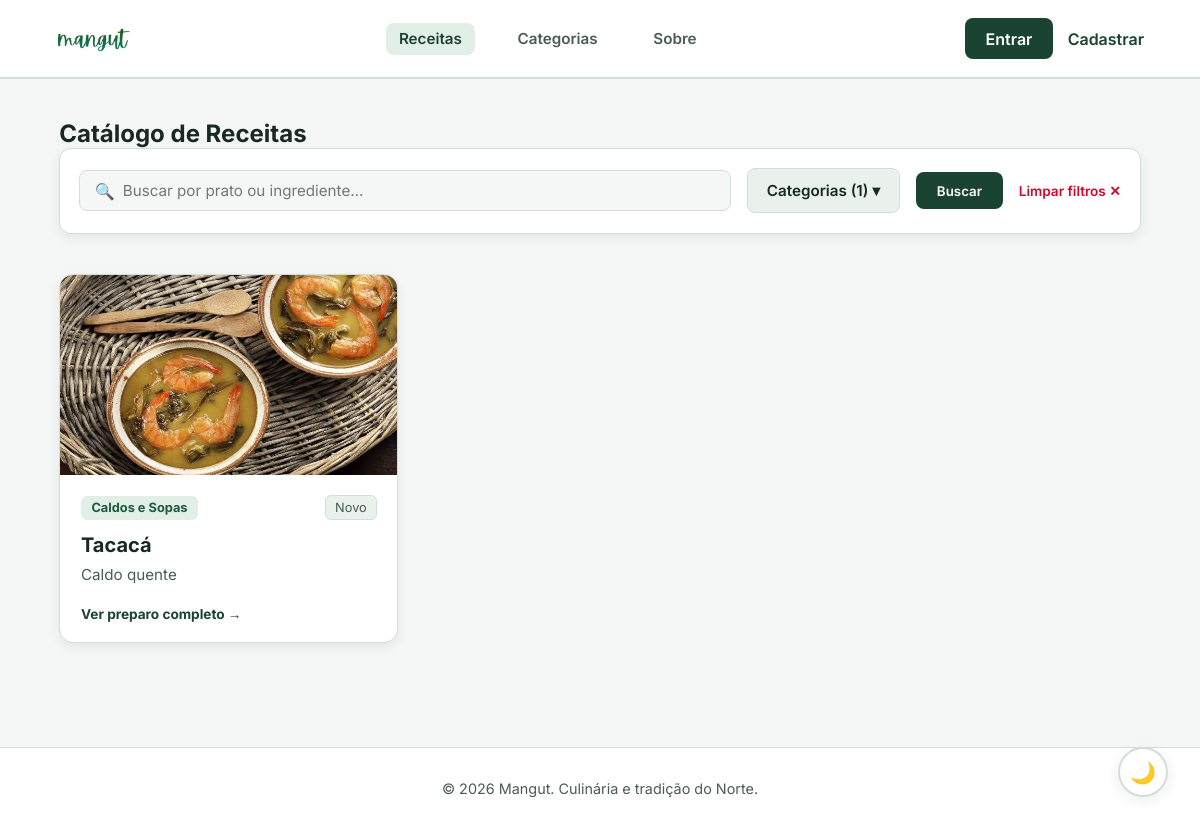
Page /receitas?categoria=1 on the earlier database version.
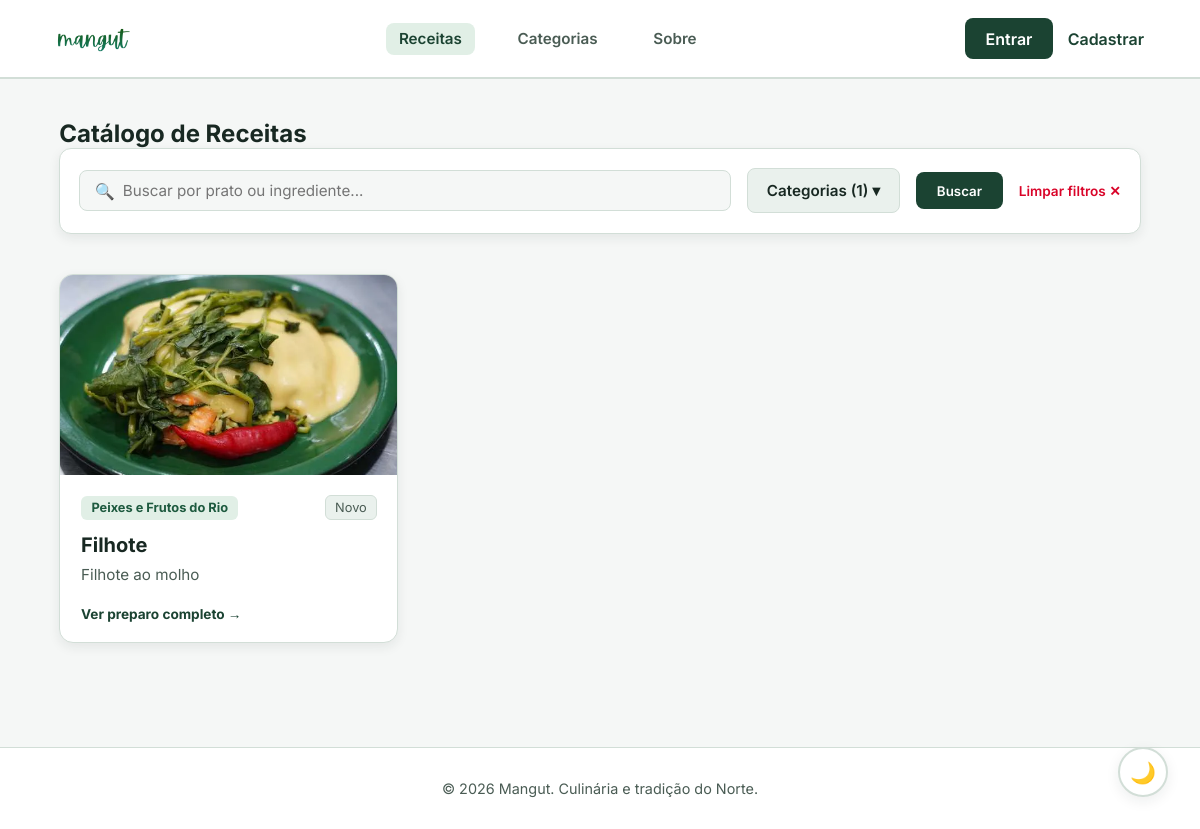
Same page on the later database version.
### app/models.py (models this page shows)
class Receita(db.Model):
    __tablename__ = 'receitas'
    idreceitas = db.Column(db.Integer, primary_key=True)
    nome = db.Column(db.String(100), nullable=False)
    descricao = db.Column(db.Text, nullable=False)
    lista_ingredientes = db.Column(db.Text, nullable=False)
    modo_preparo = db.Column(db.Text, nullable=False)
    imagem_url = db.Column(db.String(255), nullable=True)
    categoria_idcategoria = db.Column(db.Integer, db.ForeignKey('categoria.idcategoria'), nullable=False)
    gastronomos_idgastronomos = db.Column(db.Integer, db.ForeignKey('gastronomos.idgastronomos'), nullable=False)
    categoria_rel = db.relationship('Categoria', back_populates='receitas')
    autor = db.relationship('Gastronomo', back_populates='receitas')
    avaliacoes = db.relationship('AvaliacaoReceita', back_populates='receita', lazy=True, cascade='all, delete-orphan')

class Categoria(db.Model):
    __tablename__ = 'categoria'
    idcategoria = db.Column(db.Integer, primary_key=True)
    nome = db.Column(db.String(50), nullable=False)
    receitas = db.relationship('Receita', back_populates='categoria_rel', lazy=True)

### app/routes.py (the view)
@main.route('/receitas')
def catalogo_receitas():
    query = request.args.get('q', '').strip()
    categorias_selecionadas = request.args.getlist('categoria', type=int)
    consulta = Receita.query
    if categorias_selecionadas:
        consulta = consulta.filter(Receita.categoria_idcategoria.in_(categorias_selecionadas))
    if query:
        consulta = consulta.filter(
            (Receita.nome.ilike(f'%{query}%')) |
            (Receita.lista_ingredientes.ilike(f'%{query}%'))
        )
    receitas_formatadas = formatar_receitas(consulta)
    todas_categorias = Categoria.query.all()
    return render_template(
        'receitas.html',
        receitas=receitas_formatadas,
        categorias=todas_categorias,
        categorias_selecionadas=categorias_selecionadas,
        busca=query
    )

### app/routes.py (called while the page is built)
def formatar_receitas(query_obj):
    receitas_db = query_obj.all()
    formatadas = []
    for r in receitas_db:
        avaliacoes = AvaliacaoReceita.query.filter_by(receitas_idreceitas=r.idreceitas).all()
        qtd = len(avaliacoes)
        media = round(sum(a.avaliacoes for a in avaliacoes) / qtd, 1) if qtd > 0 else 0.0
        formatadas.append({
            "id": r.idreceitas,
            "nome": r.nome,
            "categoria": r.categoria_rel.nome,
            "categoria_id": r.categoria_idcategoria,
            "descricao": r.descricao,
            "imagem_url": r.imagem_url,  # 🟢 Fica None caso não exista foto
            "media_estrelas": media,
            "qtd_avaliacoes": qtd
        })
    return formatadas

### app/templates/receitas.html (shortened to what this page needs)
<!DOCTYPE html>
<html lang="pt-br">
<head>
    <link rel="stylesheet" href="{{ url_for('static', filename='css/style.css') }}">
</head>
<body>
    <header class="navbar">
        <a href="/" class="logo-link">
            <img src="{{ url_for('static', filename='img/logo.png') }}" alt="Logo Mangut" class="navbar-logo">
        </a>
        <nav class="nav-links">
            <a href="/receitas" class="active">Receitas</a>
            <a href="/categorias">Categorias</a>
            <a href="/sobre">Sobre</a>
        </nav>
        <div class="nav-actions">
            {% if current_user.is_authenticated %}
                <a href="/perfil" style="font-weight: 600; color: var(--text-accent); font-size: 0.9rem; text-decoration: none;">
                    👤 {{ current_user.nome }}
                </a>
                <a href="/receita/nova" class="btn-primary">+ Nova Receita</a>
                <a href="/logout" class="btn-logout">🚪 Sair</a>
            {% else %}
                <a href="/login" class="btn-primary">Entrar</a>
                <a href="/cadastro" style="color: var(--text-accent); font-weight: 600; text-decoration: none;">Cadastrar</a>
            {% endif %}
        </div>
    </header>
    <main class="container">
        <h2>Catálogo de Receitas</h2>
        <section class="filter-bar-container">
            <form action="/receitas" method="GET" class="filter-form">
                <div class="search-input-box">
                    <span>🔍</span>
                    <input type="text" name="q" placeholder="Buscar por prato ou ingrediente..." value="{{ busca or '' }}">
                </div>
                <div class="category-dropdown-wrapper">
                    <button type="button" class="btn-dropdown-toggle" onclick="toggleDropdown()">
                        Categorias {% if categorias_selecionadas %}({{ categorias_selecionadas|length }}){% endif %} ▾
                    </button>
                </div>
                <button type="submit" class="btn-primary">Buscar</button>
                {% if categorias_selecionadas or busca %}
                    <a href="/receitas" class="btn-link-clean" style="margin-left: auto;">Limpar filtros ✕</a>
                {% endif %}
            </form>
        </section>
        {% if receitas %}
        <div class="recipe-grid">
            {% for receita in receitas %}
            <a href="{{ url_for('main.detalhe_receita', id=receita.id) }}" class="recipe-card-link">
                {% if receita.imagem_url %}
                    <img src="{{ receita.imagem_url }}" alt="{{ receita.nome }}" class="card-img">
                {% endif %}
                <div class="card-content">
                    <div>
                        <div style="display: flex; justify-content: space-between; align-items: center; margin-bottom: 0.5rem;">
                            <span class="card-tag">{{ receita.categoria }}</span>
                            <div class="rating-badge">
                                {% if receita.qtd_avaliacoes > 0 %}
                                    <span style="color: #ffb703; font-weight: 700;">★ {{ receita.media_estrelas }}</span>
                                    <span style="color: var(--text-secondary); font-size: 0.8rem;">({{ receita.qtd_avaliacoes }})</span>
                                {% else %}
                                    <span style="color: var(--text-secondary); font-size: 0.8rem;">Novo</span>
                                {% endif %}
                            </div>
                        </div>
                        <h3>{{ receita.nome }}</h3>
                        <p>{{ receita.descricao }}</p>
                    </div>
                    <span class="card-footer-action">Ver preparo completo →</span>
                </div>
            </a>
            {% endfor %}
        </div>
        {% endif %}
    </main>
    <footer>
        <p>&copy; 2026 Mangut. Culinária e tradição do Norte.</p>
    </footer>
    <button id="theme-toggle" class="theme-toggle-floating" title="Alternar Modo Escuro">🌙</button>
</body>
</html>

Differences in the rows shown:
removed Receita: imagem_url (picture), nome "Tacacá", descricao "Caldo quente"
added Receita: imagem_url (picture), nome "Filhote", descricao "Filhote ao molho"
Other differences:
new list line: "Peixes e Frutos do Rio"
new list line: "Novo Ver preparo completo →"
list line gone: "Caldos e Sopas"
list line gone: "Novo Ver preparo completo →"
